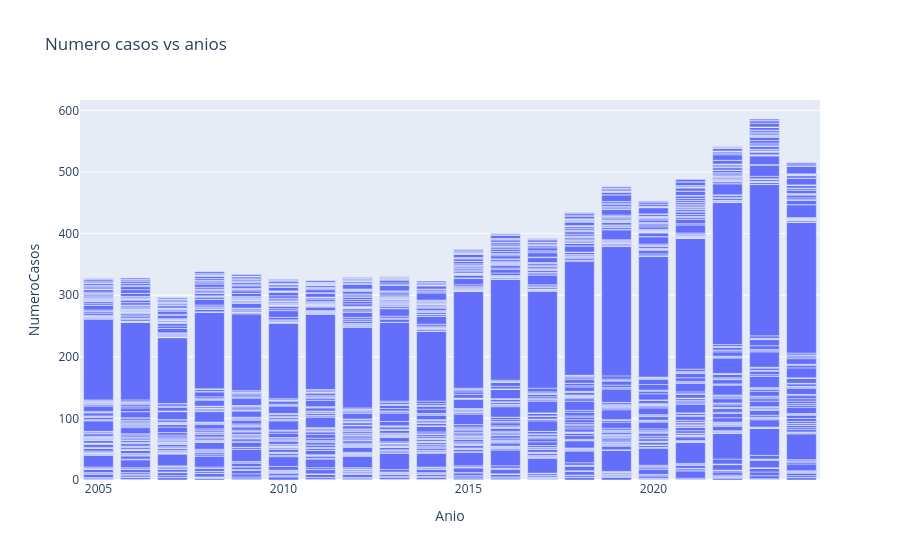

Notebook cell for this chart:
### Markdown cell above
## Figuras y Graficos

### Code cell
fig = px.bar(df_data , x='Anio', y='NumeroCasos', title='Numero casos vs anios')
fig.show()

### Figure 1 — Plotly figure (JSON) as saved in the notebook; plotly's stock layout.template omitted (floating-point values rounded to 4 significant figures; data arrays with more than 128 entries replaced by an {"elided": "..."} marker saying what was removed)
{"data": [{"hovertemplate": "Anio=%{x}<br>NumeroCasos=%{y}<extra></extra>", "legendgroup": "", "marker": {"color": "#636efa", "pattern": {"shape": ""}}, "name": "", "orientation": "v", "showlegend": false, "textposition": "auto", "type": "bar", "x": {"elided": "2500 int values"}, "xaxis": "x", "y": {"elided": "2500 int values"}, "yaxis": "y"}], "layout": {"barmode": "relative", "legend": {"tracegroupgap": 0}, "title": {"text": "Numero casos vs anios"}, "xaxis": {"anchor": "y", "domain": [0, 1], "title": {"text": "Anio"}}, "yaxis": {"anchor": "x", "domain": [0, 1], "title": {"text": "NumeroCasos"}}}}
